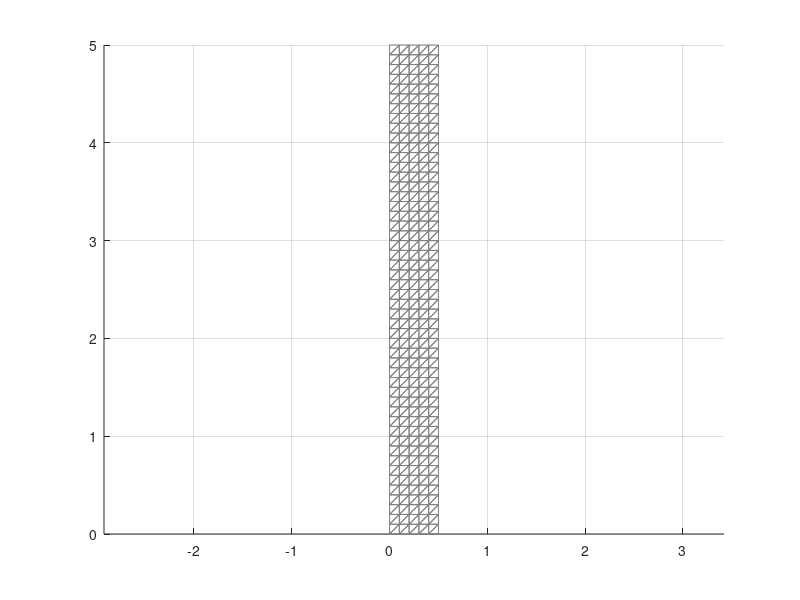

The MATLAB source for this figure: (Note: this script raises an error after producing the figure.)
clc; clear all; close all;
set(0,'DefaultFigureWindowStyle','docked')
addpath(genpath('routines'))

%% MAT0 % per prova ma mi serve per simulazioni rapide... quindi riduco il taumax... 
% G     = [1.019E+3 5.290E+2]'*1e4;
% tauG  = [4.824E-1 3.915E+0]'; % Devono essere messi sempre in ordine crescente
% Ginf = 5E2*1e4; % assume the same Einf for each element of the bar.
% NMeG  = length(G);
% G0 = Ginf + sum(G);
% g = G/G0; % Abaqus form
% 
% % Volumetric
% K     = [2.366E+3 1.097E+3]'*1e4;
% tauK  = [4.570E-1 4.197E+0]'; 
% Kinf = 2E3*1e4;
% NMeK  = length(K);
% K0 = Kinf + sum(K);
% k = K/K0; % Abaqus form

%% MAT1
% G     = [1.019E+3 5.290E+2 2.011E+2]';
% tauG  = [4.824E-1 3.915E+0 3.021E+1]'; % Devono essere messi sempre in ordine crescente
% Ginf = 5E2; % assume the same Einf for each element of the bar.
% NMeG  = length(G);
% G0 = Ginf + sum(G);
% g = G/G0; % Abaqus form
% 
% % Volumetric
% K     = [2.366E+3 1.097E+3]';
% tauK  = [4.570E-1 4.197E+0]'; 
% Kinf = 2E3;
% NMeK  = length(K);
% K0 = Kinf + sum(K);
% k = K/K0; % Abaqus form

%% MAT2
% G     = [1.019E+3 5.290E+2]';
% tauG  = [4.824E-1 3.915E+0]'; % Devono essere messi sempre in ordine crescente
% Ginf = 5E2; % assume the same Einf for each element of the bar.
% NMeG  = length(G);
% G0 = Ginf + sum(G);
% g = G/G0; % Abaqus form
% 
% % Volumetric
% K     = [2.366E+3]';
% tauK  = [4.570E-1]'; 
% Kinf = 2E3;
% NMeK  = length(K);
% K0 = Kinf + sum(K);
% k = K/K0; % Abaqus form

%% MAT3
% G     = [7.790E+02 1.019E+3 5.290E+2 2.011E+2 9.600E+1]';
% tauG  = [7.280E-02 4.824E-1 3.915E+0 3.021E+1 6.294E+2]'; % Devono essere messi sempre in ordine crescente
% Ginf = 5E2; % assume the same Einf for each element of the bar.
% NMeG  = length(G);
% G0 = Ginf + sum(G);
% g = G/G0; % Abaqus form
% 
% % Volumetric
% K     = [2.242E+03 2.712E+03 2.366E+3 1.097E+3 4.601E+02]';
% tauK  = [7.693E-03 6.344E-02 4.570E-1 4.197E+0 3.512E+01]';
% Kinf = 2E3;
% NMeK  = length(K);
% K0 = Kinf + sum(K);
% k = K/K0; % Abaqus form

%% MAT4
% G     = [7.790E+02 1.019E+3 5.290E+2 2.011E+2 9.600E+1]';
% tauG  = [7.280E-02 4.824E-1 3.915E+0 3.021E+1 6.294E+2]'; % Devono essere messi sempre in ordine crescente
% Ginf = 5E2; % assume the same Einf for each element of the bar.
% NMeG  = length(G);
% G0 = Ginf + sum(G);
% g = G/G0; % Abaqus form
% 
% % Volumetric
% K     = [2.712E+03 2.366E+3 1.097E+3 4.601E+02 1.277E-03]';
% tauK  = [6.344E-02 4.570E-1 4.197E+0 3.512E+01 6.016E+02]';
% Kinf = 2E3;
% NMeK  = length(K);
% K0 = Kinf + sum(K);
% k = K/K0; % Abaqus form

%% MAT5
G     = [7.790E+02 1.019E+3 5.290E+2 2.011E+2]'*1e4;
tauG  = [7.280E-02 4.824E-1 3.915E+0 3.021E+1]'; % Devono essere messi sempre in ordine crescente
Ginf = 5E2*1e4; % assume the same Einf for each element of the bar.
NMeG  = length(G);
G0 = Ginf + sum(G);
g = G/G0; % Abaqus form

% Volumetric
K     = [2.712E+03 2.366E+3 1.097E+3 4.601E+02]'*1e4;
tauK  = [6.344E-02 4.570E-1 4.197E+0 3.512E+01]';
Kinf = 2E3*1e4;
NMeK  = length(K);
K0 = Kinf + sum(K);
k = K/K0; % Abaqus form

%% SET TARGET MATERIAL 
target_mat.G = G;
target_mat.tauG = tauG;
target_mat.Ginf = Ginf;%

target_mat.K = K;
target_mat.tauK = tauK;
target_mat.Kinf = Kinf;


%% Projectors in 2D for plane strain problm
m = [1 1 1 0]';
PrD =  eye(4) - 1/3*(m*m');
PrV =1/3*(m*m');
Dmu = [2 0 0 0;
    0 2 0 0;
    0 0 2 0;
    0 0 0 1];


%% Geometry
Lx = 1;%  5; % Lenght in x direction
nx = 6; %40;  % Number of nodex in x, referred to only on one half of the structure since here symmetry is exploited.
Ly = 5; %6;  % Lenght in y direction
ny = 51; %30;  % Number of nodex in y
NN = nx*ny; % Ttotal number of nodes

%% Nodes and coordinates
coord = zeros(NN,2);
kk = 1;
for i = 1:ny
    y = Ly/(ny-1)*(i-1);
    for j = 1:nx
        nn = (i-1)*nx + j;
        %         x = Lx/(nx-1)*(j-1);
        x = (Lx/2)/(nx-1)*(j-1); % due to symmetry
        coord(kk,1:3) = [nn,x,y];
        kk = kk + 1;
    end
end

% Elements connectivity
conneL = zeros((nx-1)*(ny-1),3); % lower triangle
conneU = zeros((nx-1)*(ny-1),3); % upper triangle
ie = 1;
for i = 1:ny-1
    for j = 1:nx-1
        conneL(ie,1) = (i-1)*nx + j;
        conneL(ie,2) = (i-1)*nx + j + 1;
        conneL(ie,3) = i*nx + j + 1;
        conneU(ie,1) = (i-1)*nx + j;
        conneU(ie,2) = i*nx + j + 1;
        conneU(ie,3) = i*nx + j;
        ie = ie+1;
    end
end
conne = [conneL;conneU];

% Strip of Bottom elements (say at y = 0)
ie = 1;
i = 1;
for j = 1:nx-1
    conneBL(ie,1) = (i-1)*nx + j;
    conneBL(ie,2) = (i-1)*nx + j + 1;
    conneBL(ie,3) = i*nx + j + 1;
    ie = ie+1;
end
conneB = [conneBL];

% Strip of Top elements (say at y = Ly)
ie = 1;
i = ny-1;
for j = 1:nx-1
    conneTU(ie,1) = (i-1)*nx + j;
    conneTU(ie,2) = i*nx + j + 1;
    conneTU(ie,3) = i*nx + j;
    ie = ie+1;
end
conneT = conneTU;

% Strip of Left elements (say at x = 0)
ie = 1;
for i = 1:ny-1
    j = 1;
    conneLU(ie,1) = (i-1)*nx + j;
    conneLU(ie,2) = i*nx + j + 1;
    conneLU(ie,3) = i*nx + j;
    ie = ie+1;
end
conneL = conneLU;

% Strip of Right elements (say at x = Lx)
ie = 1;
for i = 1:ny-1
    j = nx-1;
    conneRL(ie,1) = (i-1)*nx + j;
    conneRL(ie,2) = (i-1)*nx + j + 1;
    conneRL(ie,3) = i*nx + j + 1;
    ie = ie+1;
end
conneR = conneRL;


% Check num of elements
if size(conne,1) ~= 2*(nx-1)*(ny-1)
    return
end

% Plot initial mesh
figure
trimesh(conne,coord(:,2),coord(:,3),zeros(NN,1),'LineStyle','-','edgecolor',[.5 .5 ,.5],'FaceAlpha',0);
view([0 0 1])
grid on
axis equal
hold off


mesh_data.nx = nx;
mesh_data.ny = ny;
mesh_data.coord = coord;
mesh_data.conne = conne;
mesh_data.NN = NN;
save ('mesh_data','mesh_data', '-v7.3');
%
%% TD simulation settings
[ntimestep,Tsim,uc_th,time,dt] = TD_sim_setting_v03(target_mat);

%% Iniatialization t = 0
nt = 1;
t = dt*(nt-1);
KK = zeros(2*NN);
F = zeros(2*NN,1);
for ie = 1:size(conne,1)
    vrtx = conne(ie,1:3); % vertexes array
    X = [coord(vrtx(1),2),coord(vrtx(2),2),coord(vrtx(3),2)]';
    Y = [coord(vrtx(1),3),coord(vrtx(2),3),coord(vrtx(3),3)]';
    N_xi  = [-1 1 0]';
    N_eta = [-1 0 1]';
    Jmat(1,1) = N_xi'*X; Jmat(1,2) = N_xi'*Y;
    Jmat(2,1) = N_eta'*X; Jmat(2,2) = N_eta'*Y;
    
    %             betDnm1 = zeros(3,1);
    %             betVnm1 = zeros(3,1);
    
    % One Gauss point over the element
    xi_gp =  1/3; % not used actually
    eta_gp = 1/3; % not used actually
    w_gp = 0.5;
    detJ = det(Jmat);
    Ae(ie) = w_gp*detJ;
    Jm1 = 1/detJ*[Jmat(2,2), -Jmat(1,2); -Jmat(2,1), Jmat(1,1)];
    N1_x = Jm1(1,:)*[N_xi(1) N_eta(1)]';
    N1_y = Jm1(2,:)*[N_xi(1) N_eta(1)]';
    N2_x = Jm1(1,:)*[N_xi(2) N_eta(2)]';
    N2_y = Jm1(2,:)*[N_xi(2) N_eta(2)]';
    N3_x = Jm1(1,:)*[N_xi(3) N_eta(3)]';
    N3_y = Jm1(2,:)*[N_xi(3) N_eta(3)]';
    
    B = [N1_x 0    N2_x 0    N3_x 0;
        0     N1_y 0    N2_y 0    N3_y;
        0     0    0    0    0    0;
        N1_y  N1_x N2_y N2_x N3_y N3_x];
    BD = PrD*B;
    b = m'*B;
    
    
    %         BV = PrV*B;
    
    % Element matrix (no summation since yhere is only 1 GP)
    %         ke = ( BD'*( Ginf + sum(G) - G'*(dt./(2*tauG + dt)) )*BD + ...
    %                b'* ( Kinf + sum(K) - K'*(dt./(2*tauK + dt)) )*b )*w_gp*detJ;
    
    
    keG = ( Ginf + sum(G) )*B'*Dmu*BD*w_gp*detJ;
    keK = ( Kinf + sum(K) )*(b'*b)*w_gp*detJ;
    ke = keG + keK;
    
    febetnm1 = zeros(6,1);
    
    
    % Assembly
    for i = 1:3
        I = conne(ie,i);
        for j = 1:3
            J = conne(ie,j);
            KK(2*(I-1)+1:2*(I-1)+2,2*(J-1)+1:2*(J-1)+2) = KK(2*(I-1)+1:2*(I-1)+2,2*(J-1)+1:2*(J-1)+2) +...
                ke(2*(i-1)+1:2*(i-1)+2,2*(j-1)+1:2*(j-1)+2);
        end
        F(2*(I-1)+1:2*(I-1)+2,1) = F(2*(I-1)+1:2*(I-1)+2,1) +...
            febetnm1(2*(i-1)+1:2*(i-1)+2,1);
    end
end
KKold = KK;

% Boundary conditions: for the benchmark pb. (see Felippa §27.3.1. p. 27-4) and other simple cases

%% Bottom elements at y = 0;
kk = 1;
i = 1;
for j = 1:nx
    ndof(kk) = (i-1)*nx + j;
    kk = kk + 1;
end
dofBx = 2*(ndof-1)+1;
dofBy = 2*ndof;
dofB = [dofBx,dofBy];
% Clamped case
for k = 1:length(dofB)
    KK(dofB(k),:) = zeros(1,2*NN);
    KK(dofB(k),dofB(k)) = 1;
end
F(dofB) = 0;
clear ndof

%% Lateral elements at x = 0 = symmetry axis!
kk = 1;
for i = 1:ny
    j = 1;
    ndof(kk) = (i-1)*nx + j;
    kk = kk + 1;
end
dofLx = 2*(ndof-1)+1;
for k = 1:length(dofLx)
    KK(dofLx(k),:) = zeros(1,2*NN);
    KK(dofLx(k),dofLx(k)) = 1;
end
F(dofLx) = 0;
clear ndof

%% Lateral elements at x = Lx/2;
%{
    kk = 1;
    for i = 1:ny
        j = nx;
        ndof(kk) = (i-1)*nx + j;
        kk = kk + 1;
    end
    dofoffRx = 2*ndof-1;
    for k = 1:length(dofoffRx)
        K(dofoffRx(k),:) = zeros(1,2*NN);
        K(dofoffRx(k),dofoffRx(k)) = 1;
    end
    clear ndof
%}

%% 247op elements at y = Ly;
% Unit displacement at beam top
kk = 1;
i = ny;
for j = 1:nx
    ndof(kk) = (i-1)*nx + j;
    kk = kk+1;
end
%     dofTx = 2*(ndof-1)+1;
dofTy = 2*ndof;
% Unit displacement enforced
for k = 1:length(dofTy)
    KK(dofTy(k),:) = zeros(1,2*NN);
    KK(dofTy(k),dofTy(k)) = 1;
end
F(dofTy) = uc_th(nt); %.1; % Unit displacement enforced
clear ndof

% Distributed load on top elements at y = Ly;
%}
% Concntrated load at beam top
%{
    kk = 1;
    i = ny;
    for j = 1:nx
        ndof(kk) = (i-1)*nx + j;
        kk = kk+1;
    end
    %     dofTx = 2*(ndof-1)+1;
    dofTy = 2*ndof;
    F0 = 1e0;
    F(dofTy) = F0/length(dofTy);
    % Distributed load on top elements at y = Ly;
%}
%{
    for ie = 1:size(conneT,1)
        vrtx = conneT(ie,1:3);
        X = [coord(vrtx(1),2),coord(vrtx(2),2),coord(vrtx(3),2)]';
        Y = [coord(vrtx(1),3),coord(vrtx(2),3),coord(vrtx(3),3)]';
        %     jL1 = norm([X(2) Y(2)] - [X(1) Y(1)]);
        jL2 = norm([X(3) Y(3)] - [X(2) Y(2)]);
        %     jL3 = norm([X(3) Y(3)] - [X(1) Y(1)]);
        
        % A linear shape function is assumed over the boundary of the element. One
        % Gauss point is used to integrate it. Let xi denote the 1D coordinate
        
        ngp = 1;
        [xi,wgp] = lgwt(ngp,0,1);
        Nbmat = [1-xi 0    xi 0;
            0    1-xi  0   xi];
        q = [0 1e-3]';
        
        fe = [0; 0; Nbmat'*q*wgp*jL2]; % the first two zeros  are presnt since it referes only to side 2-3 of the
        %     trianle
        %     le = wgp*jL2;
        %     fe = jL2/2*[0 0 q(1) q(2) q(1) q(2)]'; % this is the simplest case of constant shape functon over the element boundary
        for i = 1:3
            I = conneT(ie,i);
            F(2*(I-1)+1:2*(I-1)+2,1) = F(2*(I-1)+1:2*(I-1)+2,1) +...
                fe(2*(i-1)+1:2*(i-1)+2,1);
        end
    end
%}

%     if issymmetric(K)~=1
%         return
%     end

%% Solve system
Z = KK\F;

%% Post process
% Deformed coordinates

Xdisp = Z(1:2:length(Z)-1);
Ydisp = Z(2:2:length(Z));
deformation = [Xdisp,Ydisp];
%     coord_def = coord(:,2:3) + deformation;
%     hdef = trimesh(conne,coord_def(:,1),coord_def(:,2));
%     axis equal


% Reaction forces
RBottom = KKold(dofB,:)*Z;
%     RLeft   = Kold(dofoffLx,:)*Z;

% Internal stress, total and viscous deformation
for ie = 1:size(conne,1)
    vrtx = conne(ie,1:3); % vertexes array
    X = [coord(vrtx(1),2),coord(vrtx(2),2),coord(vrtx(3),2)]';
    Y = [coord(vrtx(1),3),coord(vrtx(2),3),coord(vrtx(3),3)]';
    N_xi  = [-1 1 0]';
    N_eta = [-1 0 1]';
    Jmat(1,1) = N_xi'*X; Jmat(1,2) = N_xi'*Y;
    Jmat(2,1) = N_eta'*X; Jmat(2,2) = N_eta'*Y;
    dofglob = reshape([2*vrtx-1; 2*vrtx],6,1);
    
    
    detJ = det(Jmat);
    Jm1 = 1/detJ*[Jmat(2,2), -Jmat(1,2); -Jmat(2,1), Jmat(1,1)];
    N1_x = Jm1(1,:)*[N_xi(1) N_eta(1)]';
    N1_y = Jm1(2,:)*[N_xi(1) N_eta(1)]';
    N2_x = Jm1(1,:)*[N_xi(2) N_eta(2)]';
    N2_y = Jm1(2,:)*[N_xi(2) N_eta(2)]';
    N3_x = Jm1(1,:)*[N_xi(3) N_eta(3)]';
    N3_y = Jm1(2,:)*[N_xi(3) N_eta(3)]';
    
    B = [N1_x 0    N2_x 0    N3_x 0;
        0     N1_y 0    N2_y 0    N3_y;
        0     0    0    0    0    0;
        N1_y  N1_x N2_y N2_x N3_y N3_x];
    BD = PrD*B;
    b = m'*B;
    
    vloce = Z(dofglob);
    %             sige = GDinf*B*vloce;
    %             sige_vet(ie,1:3) = sige';
    
    
    epsG(:,ie,nt) = BD*vloce;
    epsvG(1:4,1:NMeG,ie,nt) = repmat(dt./(2*tauG + dt),1,4)'.*(BD*vloce);
    tht(1,ie,nt) = b*vloce;
    thtv(1,1:NMeK,ie,nt) = dt./(2*tauK + dt)'.*(b*vloce);
    
    % Se vuoi qui puoi calcolare lo stress \sig_D+\sig_V....
end

%% Analytical solution
%{
    %     % Benchmark pb. (see Felippa §27.3.1. p. 27-4)
    %     uy = q(2)*coord(:,3)/(GVinf + sum(GV));
    %     ux = -.2*q(2)*coord(:,2)/(GVinf + sum(GV));
    %
    %     uexact = [ux,uy];
    
    
    % % errorx = norm(deformation(:,1) - uexact(:,1))/norm(uexact(:,1))
    % % errory = norm(deformation(:,2) - uexact(:,2))/norm(uexact(:,2))
    % % sqrt(errorx^2+errory^2)
    NN
    %     % err1 = norm([deformation(:,1);deformation(:,2)] - [uexact(:,1);uexact(:,2)])/norm([uexact(:,1),uexact(:,2)])
    %     for i = 2:NN
    %         ERR(i) = norm(deformation(i,:)-uexact(i,:))/norm(uexact(i,:));
    %     end
    %     err2 = mean(ERR)/length(ERR)
    %
    % NNvec =  [12   30      120      480      1920    7680]
    % errvec = [     0.0409  0.0162   0.0071   0.0033  0.0016 ] % con err2
    % % errvec = [0.0816  0.0304   0.0125   0.0055  0.0025] % con err1
    % figure
    % loglog(NNvec,errvec)
    % hold on
    % loglog(NNvec,NNvec.^-1,'--')
    % grid on
%}
deformationx_time(:,nt) = deformation(:,1);
deformationy_time(:,nt) = deformation(:,2);
RBottomx_time(:,nt) =  RBottom(1:end/2); % RBottom è già ordinato prima le x e poi le y
RBottomy_time(:,nt) =  RBottom(end/2+1:end);

%% Time stepping nt = 2,3...
for nt = 2:ntimestep
    t = dt*(nt-1)
    time_progress_percent = round(t/Tsim*100)
    total_simulation_time = Tsim 
    KK = zeros(2*NN);
    Fvol = zeros(2*NN,1);
    Bet = zeros(2*NN,1);
    %         F   = zeros(2*NN,1);
    for ie = 1:size(conne,1)
        vrtx = conne(ie,1:3); % vertexes array
        X = [coord(vrtx(1),2),coord(vrtx(2),2),coord(vrtx(3),2)]';
        Y = [coord(vrtx(1),3),coord(vrtx(2),3),coord(vrtx(3),3)]';
        N_xi  = [-1 1 0]';
        N_eta = [-1 0 1]';
        Jmat(1,1) = N_xi'*X; Jmat(1,2) = N_xi'*Y;
        Jmat(2,1) = N_eta'*X; Jmat(2,2) = N_eta'*Y;
        
        %             betDnm1 = zeros(3,1);
        %             betVnm1 = zeros(3,1);
        
        % One Gauss point over the element
        xi_gp =  1/3; % not used actually
        eta_gp = 1/3; % not used actually
        w_gp = 0.5;
        detJ = det(Jmat);
        Ae(ie) = w_gp*detJ;
        Jm1 = 1/detJ*[Jmat(2,2), -Jmat(1,2); -Jmat(2,1), Jmat(1,1)];
        N1_x = Jm1(1,:)*[N_xi(1) N_eta(1)]';
        N1_y = Jm1(2,:)*[N_xi(1) N_eta(1)]';
        N2_x = Jm1(1,:)*[N_xi(2) N_eta(2)]';
        N2_y = Jm1(2,:)*[N_xi(2) N_eta(2)]';
        N3_x = Jm1(1,:)*[N_xi(3) N_eta(3)]';
        N3_y = Jm1(2,:)*[N_xi(3) N_eta(3)]';
        
        B = [N1_x 0    N2_x 0    N3_x 0;
            0     N1_y 0    N2_y 0    N3_y;
            0     0    0    0    0    0;
            N1_y  N1_x N2_y N2_x N3_y N3_x];
        BD = PrD*B;
        b = m'*B;
        % Element matrix (no summation since yhere is only 1 GP)
        
        keG = B'*( Ginf + sum(G) - G'*(dt./(2*tauG + dt)) )*Dmu*BD*w_gp*detJ;
        keK = b'*( Kinf + sum(K) - K'*(dt./(2*tauK + dt)) )*b*w_gp*detJ;
        ke = keG + keK;
        %
        %
        %             ke = ( B'*( Ginf + sum(G) - G'*(dt./(2*tauG + dt)) )*BD + ...
        %                 b'*( Kinf + sum(K) - K'*(dt./(2*tauK + dt)) )*b )*w_gp*detJ;
        
        epsGnm1 = epsG(1:4,ie,nt-1);
        epsvGnm1 = epsvG(1:4,1:NMeG,ie,nt-1);
        
        thtnm1 = tht(1,ie,nt-1);
        thtvnm1 = thtv(1,1:NMeK,ie,nt-1);
        
        betGnm1(1:4,1:NMeG,ie) = repmat(dt./(2*tauG + dt),1,4)'.*(epsGnm1 - epsvGnm1) + repmat(2*tauG./(2*tauG + dt),1,4)'.*epsvGnm1;
        betKnm1(1,1:NMeK,ie)   = (dt./(2*tauK + dt))'.*(thtnm1 - thtvnm1) + (2*tauK./(2*tauK + dt))'.*thtvnm1;
        
        febetnm1G = B'*Dmu*sum( repmat(G,1,4)'.*betGnm1(1:4,1:NMeG,ie),2 )*w_gp*detJ;
        febetnm1K = b'* ( K'*betKnm1(1,1:NMeK,ie)' )*w_gp*detJ;
        
        febetnm1 = febetnm1G + febetnm1K;
        
        bvol = zeros(6,1);
        
        
        % Assembly
        for i = 1:3
            I = conne(ie,i);
            for j = 1:3
                J = conne(ie,j);
                KK(2*(I-1)+1:2*(I-1)+2,2*(J-1)+1:2*(J-1)+2) = KK(2*(I-1)+1:2*(I-1)+2,2*(J-1)+1:2*(J-1)+2) +...
                    ke(2*(i-1)+1:2*(i-1)+2,2*(j-1)+1:2*(j-1)+2);
            end
            Bet(2*(I-1)+1:2*(I-1)+2,1) = Bet(2*(I-1)+1:2*(I-1)+2,1) +...
                febetnm1(2*(i-1)+1:2*(i-1)+2,1);
            Fvol(2*(I-1)+1:2*(I-1)+2,1) = Fvol(2*(I-1)+1:2*(I-1)+2,1) +...
                bvol(2*(i-1)+1:2*(i-1)+2,1);
        end
    end
    KKold = KK;
    F = Fvol+Bet;
    
    % Boundary conditions: for the benchmark pb. (see Felippa §27.3.1. p. 27-4) and other simple cases
    %% Bottom elements at y = 0;
    kk = 1;
    i = 1;
    for j = 1:nx
        ndof(kk) = (i-1)*nx + j;
        kk = kk + 1;
    end
    dofBx = 2*(ndof-1)+1;
    dofBy = 2*ndof;
    dofB = [dofBx,dofBy];
    % Clamped case
    for k = 1:length(dofB)
        KK(dofB(k),:) = zeros(1,2*NN);
        KK(dofB(k),dofB(k)) = 1;
    end
    F(dofB) = 0;
    clear ndof
    %% Lateral elements at x = 0 = symmetry axis!
    kk = 1;
    for i = 1:ny
        j = 1;
        ndof(kk) = (i-1)*nx + j;
        kk = kk + 1;
    end
    dofLx = 2*(ndof-1)+1;
    for k = 1:length(dofLx)
        KK(dofLx(k),:) = zeros(1,2*NN);
        KK(dofLx(k),dofLx(k)) = 1;
    end
    F(dofLx) = 0;
    clear ndof
    %% Lateral elements at x = Lx;
    %{
    kk = 1;
    for i = 1:ny
        j = nx;
        ndof(kk) = (i-1)*nx + j;
        kk = kk + 1;
    end
    dofoffRx = 2*ndof-1;
    for k = 1:length(dofoffRx)
        K(dofoffRx(k),:) = zeros(1,2*NN);
        K(dofoffRx(k),dofoffRx(k)) = 1;
    end
    clear ndof
    %}
    %% Top elements at y = Ly;
    % Unit displacement at beam top
    kk = 1;
    i = ny;
    for j = 1:nx
        ndof(kk) = (i-1)*nx + j;
        kk = kk+1;
    end
    %     dofTx = 2*(ndof-1)+1;
    dofTy = 2*ndof;
    % Unit displacement enforced
    for k = 1:length(dofTy)
        KK(dofTy(k),:) = zeros(1,2*NN);
        KK(dofTy(k),dofTy(k)) = 1;
    end
    F(dofTy) = uc_th(nt); % Unit displacement enforced
    clear ndof
    
    % Distributed load on top elements at y = Ly;
    %{
         for ie = 1:size(conneT,1)
        vrtx = conneT(ie,1:3);
        X = [coord(vrtx(1),2),coord(vrtx(2),2),coord(vrtx(3),2)]';
        Y = [coord(vrtx(1),3),coord(vrtx(2),3),coord(vrtx(3),3)]';
        %     jL1 = norm([X(2) Y(2)] - [X(1) Y(1)]);
        jL2 = norm([X(3) Y(3)] - [X(2) Y(2)]);
        %     jL3 = norm([X(3) Y(3)] - [X(1) Y(1)]);
        
        % A linear shape function is assumed over the boundary of the element. One
        % Gauss point is used to integrate it. Let xi denote the 1D coordinate
        
        ngp = 1;
        [xi,wgp] = lgwt(ngp,0,1);
        Nbmat = [1-xi 0    xi 0;
            0    1-xi  0   xi];
        q = [0 1e-3]';
        
        fe = [0; 0; Nbmat'*q*wgp*jL2]; % the first two zeros  are presnt since it referes only to side 2-3 of the
        %     trianle
        %     le = wgp*jL2;
        %     fe = jL2/2*[0 0 q(1) q(2) q(1) q(2)]'; % this is the simplest case of constant shape functon over the element boundary
        for i = 1:3
            I = conneT(ie,i);
            F(2*(I-1)+1:2*(I-1)+2,1) = F(2*(I-1)+1:2*(I-1)+2,1) +...
                fe(2*(i-1)+1:2*(i-1)+2,1);
        end
    end
    %}
    % Concntrated load at beam top
    %{
        kk = 1;
        i = ny;
        for j = 1:nx
            ndof(kk) = (i-1)*nx + j;
            kk = kk+1;
        end
        %     dofTx = 2*(ndof-1)+1;
        dofTy = 2*ndof;
        %     F0 = 1e1;
        F(dofTy) = F0/length(dofTy);
    %}
    
    %% Solve system
    Z = KK\F;
    
    %% Post process
    % Deformed coordinates
    Xdisp = Z(1:2:length(Z)-1);
    Ydisp = Z(2:2:length(Z));
    deformation = [Xdisp,Ydisp];
    
    %{
        coord_def = coord(:,2:3) + deformation;
        hdef = trimesh(conne,coord_def(:,1),coord_def(:,2));
        axis equal
    %}
    
    % Reaction forces
    RBottom = KKold(dofB,:)*Z - Bet(dofB);
    %         RLeft   = Kold(dofoffLx,:)*Z;
    
    % Internal stress, total and viscous deformation
    for ie = 1:size(conne,1)
        vrtx = conne(ie,1:3); % vertexes array
        X = [coord(vrtx(1),2),coord(vrtx(2),2),coord(vrtx(3),2)]';
        Y = [coord(vrtx(1),3),coord(vrtx(2),3),coord(vrtx(3),3)]';
        N_xi  = [-1 1 0]';
        N_eta = [-1 0 1]';
        Jmat(1,1) = N_xi'*X; Jmat(1,2) = N_xi'*Y;
        Jmat(2,1) = N_eta'*X; Jmat(2,2) = N_eta'*Y;
        dofglob = reshape([2*vrtx-1; 2*vrtx],6,1);
        
        
        detJ = det(Jmat);
        Jm1 = 1/detJ*[Jmat(2,2), -Jmat(1,2); -Jmat(2,1), Jmat(1,1)];
        N1_x = Jm1(1,:)*[N_xi(1) N_eta(1)]';
        N1_y = Jm1(2,:)*[N_xi(1) N_eta(1)]';
        N2_x = Jm1(1,:)*[N_xi(2) N_eta(2)]';
        N2_y = Jm1(2,:)*[N_xi(2) N_eta(2)]';
        N3_x = Jm1(1,:)*[N_xi(3) N_eta(3)]';
        N3_y = Jm1(2,:)*[N_xi(3) N_eta(3)]';
        
        B = [N1_x 0    N2_x 0    N3_x 0;
            0     N1_y 0    N2_y 0    N3_y;
            0     0    0    0    0    0;
            N1_y  N1_x N2_y N2_x N3_y N3_x];
        BD = PrD*B;
        b = m'*B;
        vloce = Z(dofglob);
        %             sige = GDinf*B*vloce;
        %             sige_vet(ie,1:3) = sige';
        
        
        epsG(1:4,ie,nt) = BD*vloce;
        epsvG(1:4,1:NMeG,ie,nt) = betGnm1(1:4,1:NMeG,ie) + repmat(dt./(2*tauG + dt),1,4)'.*epsG(1:4,ie,nt);
        tht(1,ie,nt) = b*vloce;
        thtv(1,1:NMeK,ie,nt)    = betKnm1(1,1:NMeK,ie) + dt./(2*tauK + dt)'.*tht(1,ie,nt);
        
        % Compute stress
        s_dev(1:4,ie,nt) = G0*Dmu*BD*vloce - Dmu*sum(repmat(G,1,4)'.*epsvG(1:4,1:NMeG,ie,nt),2);
        p(1,ie,nt)     = K0*b*vloce -   K'*thtv(1,1:NMeK,ie,nt)';
        s_tot(1:4,ie,nt) =  s_dev(1:4,ie,nt) + p(1,ie,nt)*m;
        
        eps_tot(1:4,ie,nt) = epsG(1:4,ie,nt) + tht(1,ie,nt)*m;
        
        
    end
    
    %% Analytical solution
    % Benchmark pb. (see Felippa §27.3.1. p. 27-4)
    %         uy = q(2)*coord(:,3)/GVinf;
    %         ux = -.2*q(2)*coord(:,2)/GVinf;
    %
    %         uexact = [ux,uy];
    
    
    % % errorx = norm(deformation(:,1) - uexact(:,1))/norm(uexact(:,1))
    % % errory = norm(deformation(:,2) - uexact(:,2))/norm(uexact(:,2))
    % % sqrt(errorx^2+errory^2)
    NN
    % err1 = norm([deformation(:,1);deformation(:,2)] - [uexact(:,1);uexact(:,2)])/norm([uexact(:,1),uexact(:,2)])
    %         for i = 2:NN
    %             ERR(i) = norm(deformation(i,:)-uexact(i,:))/norm(uexact(i,:));
    %         end
    %         err2 = mean(ERR)/length(ERR)
    %
    % NNvec =  [12   30      120      480      1920    7680]
    % errvec = [     0.0409  0.0162   0.0071   0.0033  0.0016 ] % con err2
    % % errvec = [0.0816  0.0304   0.0125   0.0055  0.0025] % con err1
    % figure
    % loglog(NNvec,errvec)
    % hold on
    % loglog(NNvec,NNvec.^-1,'--')
    % grid on
    deformationx_time(:,nt) = deformation(:,1);
    deformationy_time(:,nt) = deformation(:,2);
    RBottomx_time(:,nt) =  RBottom(1:2*nx/2); % RBottom è già ordinato prima le x e poi le y
    RBottomy_time(:,nt) =  RBottom(2*nx/2+1:2*nx);
    
end
data.deformation_time = [deformationx_time;deformationy_time];
data.stress_time = s_tot;
data.strain_time = eps_tot;
data.RBottom_time     = [RBottomx_time;RBottomy_time];
data.Tsim = Tsim;
data.dt = dt;
data.time = time;
% data.omevec = omevec;
% data.freqvec = freqvec;
% data.indvec = indvec; 
% data.fmin = fmin; 
% data.fmax = fmax; 
% data.Amp = Amp;
data.uc_th = uc_th; 
% data.T = T;
% clear deformationx_time deformationy_time s_tot eps_tot RBottomx_time RBottomy_time time
% end



% Abaqus_results
save ('data','data','-v7.3');
save ('target_mat','target_mat', '-v7.3');
% save ('workspace','-v7.3');

% %% Post-process for each omega
% for iome = 1:length(omevec)
%     deformation_time = data(iome).deformation_time;
%     deformationx_time = deformation_time(1:NN,:);
%     deformationy_time = deformation_time(NN+1:2*NN,:);
%     time = data(iome).time;
%     
%     figure
%     hold on
%     plot(time,deformationx_time(NN,:))
%     plot(time,deformationy_time(NN,:))
%     grid on
%     legend('x direction','y direction')
%     xlabel('time')
%     ylabel('Displacements')
%     hold off
% end



%% Post-process and comparisons with Abaqus single omega
%{



  % Compare with Abaqus
    figure
    hold on
    title(sprintf('node = %i',1))
    plot(time,RBottomx_time(1,:),'r-')
    plot(Rx_n1(:,1),Rx_n1(:,2),'r--')
    plot(time,RBottomy_time(1,:),'b-')
    plot(Ry_n1(:,1),Ry_n1(:,2),'b--')
    legend('Rx my FEM','Rx Abaqus','Ry my FEM','Ry Abaqus')
    xlabel('time')
    ylabel('Reaction forces')
    grid on
    
    figure
    hold on
    title(sprintf('node = %i',6))
    plot(time,RBottomx_time(6,:),'r-')
    plot(Rx_n6(:,1),Rx_n6(:,2),'r--')
    plot(time,RBottomy_time(6,:),'b-')
    plot(Ry_n6(:,1),Ry_n6(:,2),'b--')
    legend('Ry my FEM','Ry Abaqus','Ry my FEM','Ry Abaqus')
    xlabel('time')
    ylabel('Reaction forces')
    grid on






% Plot initial and def mesh
figure
hold on
h = trimesh(conne,coord(:,2),coord(:,3),zeros(NN,1),'LineStyle','-','edgecolor',[.5 .5 ,.5],'FaceAlpha',0);
coord_def = coord(:,2:3) + [deformationx_time(:,end),deformationy_time(:,end)];
hdef = trimesh(conne,coord_def(:,1),coord_def(:,2),zeros(NN,1),'LineStyle','-','edgecolor',[0 0 0],'FaceAlpha',0);
view([0 0 1])
grid on
axis equal
      

figure
hold on
plot(time,deformationx_time(end-nx+1:end,:))
xlabel('time')
ylabel('Tip displacements in x')
grid on

figure
hold on
plot(time,deformationy_time(end-nx+1:end,:))
xlabel('time')
ylabel('Tip displacements in y')
grid on

% Bottom-left (mid node: sull'asse di simmetria)
figure
hold on
plot(time,RBottomx_time(1,:))
plot(Rx_nmid(:,1),Rx_nmid(:,2))
legend('my FEM', 'Abaqus')
xlabel('time')
ylabel('Reaction in x ')
grid on

figure
hold on
plot(time,RBottomy_time(1,:))
plot(Ry_nmid(:,1),Ry_nmid(:,2))
legend('my FEM', 'Abaqus')
xlabel('time')
ylabel('Reaction in y ')
grid on

% Bottom-left+1 (primo nodo interno da estremo bottom left)
figure
hold on
plot(time,RBottomx_time(2,:))
plot(Rx_n2(:,1),Rx_n2(:,2))
legend('my FEM', 'Abaqus')
xlabel('time')
ylabel('Reaction in x ')
grid on

figure
hold on
plot(time,RBottomy_time(2,:))
plot(Ry_n2(:,1),Ry_n2(:,2))
legend('my FEM', 'Abaqus')
xlabel('time')
ylabel('Reaction in y ')
grid on

% Bottom-right node
figure
hold on
plot(time,RBottomx_time(end,:))
plot(Rx_nbr(:,1),Rx_nbr(:,2))
legend('my FEM', 'Abaqus')
xlabel('time')
ylabel('Reaction in x ')
grid on

figure
hold on
plot(time,RBottomy_time(end,:))
plot(Ry_nbr(:,1),Ry_nbr(:,2))
legend('my FEM', 'Abaqus')
xlabel('time')
ylabel('Reaction in y ')
grid on

% % %% Bottom-right-1 node (secondo nodo dall'esterno)
% % figure
% % hold on
% % plot(time,RBottomx_time(end-1,:))
% % plot(Rx_n2(:,1),Rx_n2(:,2))
% % legend('my FEM', 'Abaqus')
% % xlabel('time')
% % ylabel('Reaction in x ')
% % grid on
% %
% % figure
% % hold on
% % plot(time,RBottomy_time(end-1,:))
% % plot(Ry_n2(:,1),Ry_n2(:,2))
% % legend('my FEM', 'Abaqus')
% % xlabel('time')
% % ylabel('Reaction in y ')
% % grid on
% %
% % %% Bottom-right-2 node (terzo nodo dall'esterno)
% % figure
% % hold on
% % plot(time,RBottomx_time(3,:))
% % plot(Rx_n3(:,1),Rx_n3(:,2))
% % legend('my FEM', 'Abaqus')
% % xlabel('time')
% % ylabel('Reaction in x ')
% % grid on
% %
% % figure
% % hold on
% % plot(time,RBottomy_time(3,:))
% % plot(Ry_n3(:,1),Ry_n3(:,2))
% % legend('my FEM', 'Abaqus')
% % xlabel('time')
% % ylabel('Reaction in y ')
% % grid on
%
%
% Internal displacements node 10
figure
hold on
plot(time,deformationx_time(10,:),'r-')
plot(Ux_n10(:,1),Ux_n10(:,2),'r--')
plot(time,deformationy_time(10,:),'b-')
plot(Uy_n10(:,1),Uy_n10(:,2),'b--')
legend('Ux my FEM','Ux Abaqus','Uy my FEM','Uy Abaqus')
xlabel('time')
ylabel('Displacements')
grid on
% ylim([0 4e-3])
%
% figure
% hold on
% plot(time,deformationx_time(66,:))
% plot(Ux_n66(:,1),Ux_n66(:,2))
% plot(time,deformationy_time(66,:))
% plot(Uy_n66(:,1),Uy_n66(:,2))
% legend('Ux my FEM','Ux Abaqus','Uy my FEM','Uy Abaqus')
% xlabel('time')
% ylabel('Displacements')
% grid on
% % ylim([0 6e-3])
figure
hold on
plot(time,deformationx_time(306,:),'r-')
plot(Ux_ntr(:,1),Ux_ntr(:,2),'r--')
plot(time,deformationy_time(306,:),'b-')
plot(Uy_ntr(:,1),Uy_ntr(:,2),'b--')
legend('Ux my FEM','Ux Abaqus','Uy my FEM','Uy Abaqus')
xlabel('time')
ylabel('Displacements')
grid on

figure
hold on
plot(time,deformationx_time(302,:),'r-')
plot(Ux_n302(:,1),Ux_n302(:,2),'r--')
plot(time,deformationy_time(302,:),'b-')
plot(Uy_n302(:,1),Uy_n302(:,2),'b--')
legend('Ux my FEM','Ux Abaqus','Uy my FEM','Uy Abaqus')
xlabel('time')
ylabel('Displacements')
grid on


% Internal stress at Gauss (single one) point of element 30
figure
hold on
plot(time,squeeze(s_tot(1,15,:)),'r-')
plot(s11_e_15_GP(:,1),s11_e_15_GP(:,2),'r--')

plot(time,squeeze(s_tot(2,15,:)),'b-')
plot(s22_e_15_GP(:,1),s22_e_15_GP(:,2),'b--')

plot(time,squeeze(s_tot(3,15,:)),'g-')
plot(s33_e_15_GP(:,1),s33_e_15_GP(:,2),'g--')

plot(time,squeeze(s_tot(4,15,:)),'m-')
plot(s12_e_15_GP(:,1),s12_e_15_GP(:,2),'m--')

legend('\sigma_{11} my FEM','\sigma_{11} Abaqus','\sigma_{22} my FEM','\sigma_{22} Abaqus',...
       '\sigma_{33} my FEM','\sigma_{33} Abaqus','\sigma_{12} my FEM','\sigma_{12} Abaqus')
xlabel('time')
ylabel('Stress')
grid on

figure
hold on
plot(time,squeeze(s_tot(1,247,:)),'r-')
plot(s11_e_247_GP(:,1),s11_e_247_GP(:,2),'r--')

plot(time,squeeze(s_tot(2,247,:)),'b-')
plot(s22_e_247_GP(:,1),s22_e_247_GP(:,2),'b--')

plot(time,squeeze(s_tot(3,247,:)),'g-')
plot(s33_e_247_GP(:,1),s33_e_247_GP(:,2),'g--')

plot(time,squeeze(s_tot(4,247,:)),'m-')
plot(s12_e_247_GP(:,1),s12_e_247_GP(:,2),'m--')

legend('\sigma_{11} my FEM','\sigma_{11} Abaqus','\sigma_{22} my FEM','\sigma_{22} Abaqus',...
       '\sigma_{33} my FEM','\sigma_{33} Abaqus','\sigma_{12} my FEM','\sigma_{12} Abaqus')
xlabel('time')
ylabel('Stress')
grid on
% ylim([0 4e-3])
%}
